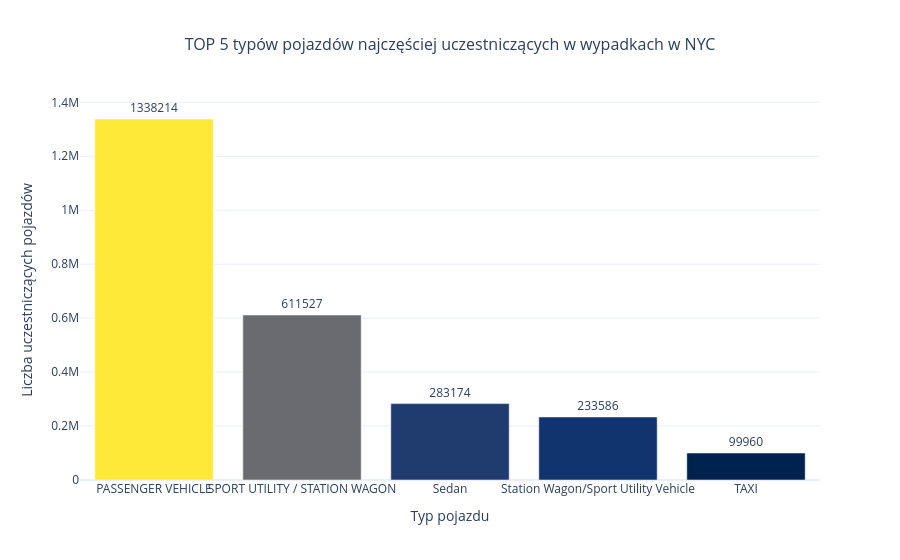

Here is the notebook cell this chart was saved with:
### Markdown cell above
3.5 Określenie jakie pojazdy (typy) najczęściej uczestniczyły w wypadkach

### Code cell
pojazdy_cols = [f'VEHICLE TYPE CODE {i}' for i in range(1, 6)]
wszystkie_pojazdy = df[pojazdy_cols].stack()
niechciane_wpisy = ['UnKnOwN', 'UNKNOWN']
wszystkie_pojazdy = wszystkie_pojazdy[~wszystkie_pojazdy.isin(niechciane_wpisy)]

top_pojazdy = wszystkie_pojazdy.value_counts().head(5).reset_index()
top_pojazdy.columns = ['Typ pojazdu', 'Liczba wypadków']

fig = px.bar(
    top_pojazdy,
    x="Typ pojazdu",
    y="Liczba wypadków",
    text="Liczba wypadków",
    color="Liczba wypadków",
    color_continuous_scale="Cividis",
    title="TOP 5 typów pojazdów najczęściej uczestniczących w wypadkach w NYC",
    labels={"Typ pojazdu": "Typ pojazdu", "Liczba wypadków": "Liczba uczestniczących pojazdów"}
)

fig.update_layout(
    title_font_size=16,
    title_x=0.5,
    xaxis_tickangle=0,
    coloraxis_showscale=False,
    template="plotly_white"
)

fig.update_traces(textposition="outside")

fig.show()

### Figure 1 — Plotly figure (JSON) as saved in the notebook; plotly's stock layout.template omitted (floating-point values rounded to 4 significant figures)
{"data": [{"hovertemplate": "Typ pojazdu=%{x}<br>Liczba uczestniczących pojazdów=%{marker.color}<extra></extra>", "legendgroup": "", "marker": {"color": [1338214, 611527, 283174, 233586, 99960], "coloraxis": "coloraxis", "pattern": {"shape": ""}}, "name": "", "orientation": "v", "showlegend": false, "text": [1338000.0, 611500.0, 283200.0, 233600.0, 99960.0], "textposition": "outside", "x": ["PASSENGER VEHICLE", "SPORT UTILITY / STATION WAGON", "Sedan", "Station Wagon/Sport Utility Vehicle", "TAXI"], "xaxis": "x", "y": [1338214, 611527, 283174, 233586, 99960], "yaxis": "y", "type": "bar"}], "layout": {"xaxis": {"anchor": "y", "domain": [0.0, 1.0], "title": {"text": "Typ pojazdu"}, "tickangle": 0}, "yaxis": {"anchor": "x", "domain": [0.0, 1.0], "title": {"text": "Liczba uczestniczących pojazdów"}}, "coloraxis": {"colorbar": {"title": {"text": "Liczba uczestniczących pojazdów"}}, "colorscale": [[0.0, "#00224e"], [0.1111, "#123570"], [0.2222, "#3b496c"], [0.3333, "#575d6d"], [0.4444, "#707173"], [0.5556, "#8a8678"], [0.6667, "#a59c74"], [0.7778, "#c3b369"], [0.8889, "#e1cc55"], [1.0, "#fee838"]], "showscale": false}, "legend": {"tracegroupgap": 0}, "title": {"text": "TOP 5 typów pojazdów najczęściej uczestniczących w wypadkach w NYC", "font": {"size": 16}, "x": 0.5}, "barmode": "relative"}}
